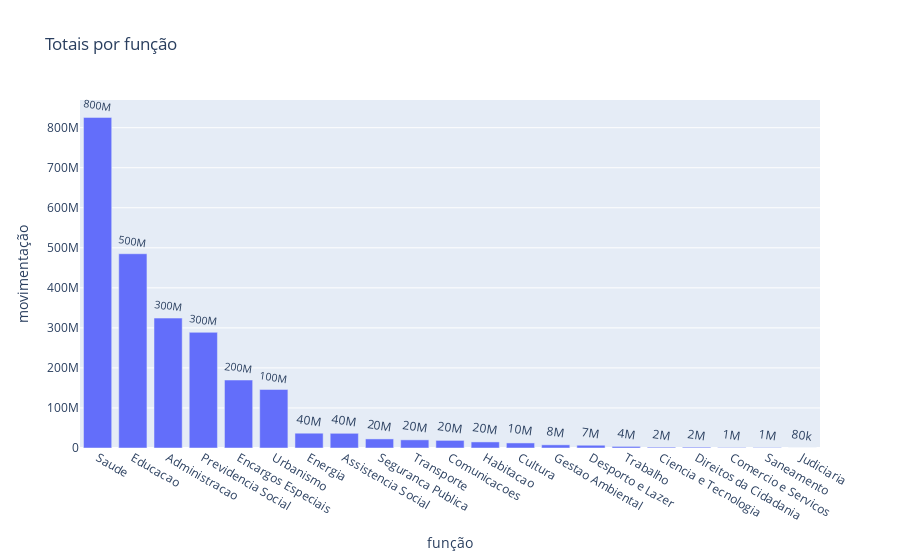

The notebook cell saved with this chart:
### Code cell
totais_por_funcao_bar = px.bar(movimentacao_por_tipo,
             y='valo_movi',
             x='desc_func',
             text_auto='.1s',
             title="Totais por função",
             labels={
                 'valo_movi':'movimentação',
                 'desc_func':'função'
                 })
totais_por_funcao_bar.update_traces(
                    textfont_size=12,
                    textangle=0,
                    textposition="outside",
                    cliponaxis=False)
totais_por_funcao_bar.show()

### Figure 1 — Plotly figure (JSON) as saved in the notebook; plotly's stock layout.template omitted (floating-point values rounded to 4 significant figures)
{"data": [{"alignmentgroup": "True", "cliponaxis": false, "hovertemplate": "função=%{x}<br>movimentação=%{y}<extra></extra>", "legendgroup": "", "marker": {"color": "#636efa", "pattern": {"shape": ""}}, "name": "", "offsetgroup": "", "orientation": "v", "showlegend": false, "textangle": 8, "textfont": {"size": 12}, "textposition": "outside", "texttemplate": "%{y:.1s}", "type": "bar", "x": ["Saude", "Educacao", "Administracao", "Previdencia Social", "Encargos Especiais", "Urbanismo", "Energia", "Assistencia Social", "Seguranca Publica", "Transporte", "Comunicacoes", "Habitacao", "Cultura", "Gestao Ambiental", "Desporto e Lazer", "Trabalho", "Ciencia e Tecnologia", "Direitos da Cidadania", "Comercio e Servicos", "Saneamento", "Judiciaria"], "xaxis": "x", "y": [825700000.0, 485200000.0, 324500000.0, 288900000.0, 169800000.0, 146200000.0, 36950000.0, 36710000.0, 22680000.0, 20360000.0, 19000000.0, 15190000.0, 12630000.0, 7902000.0, 6884000.0, 3973000.0, 2110000.0, 2088000.0, 1197000.0, 1095000.0, 84810.0], "yaxis": "y"}], "layout": {"barmode": "relative", "legend": {"tracegroupgap": 0}, "title": {"text": "Totais por função"}, "xaxis": {"anchor": "y", "domain": [0, 1], "title": {"text": "função"}}, "yaxis": {"anchor": "x", "domain": [0, 1], "title": {"text": "movimentação"}}}}
